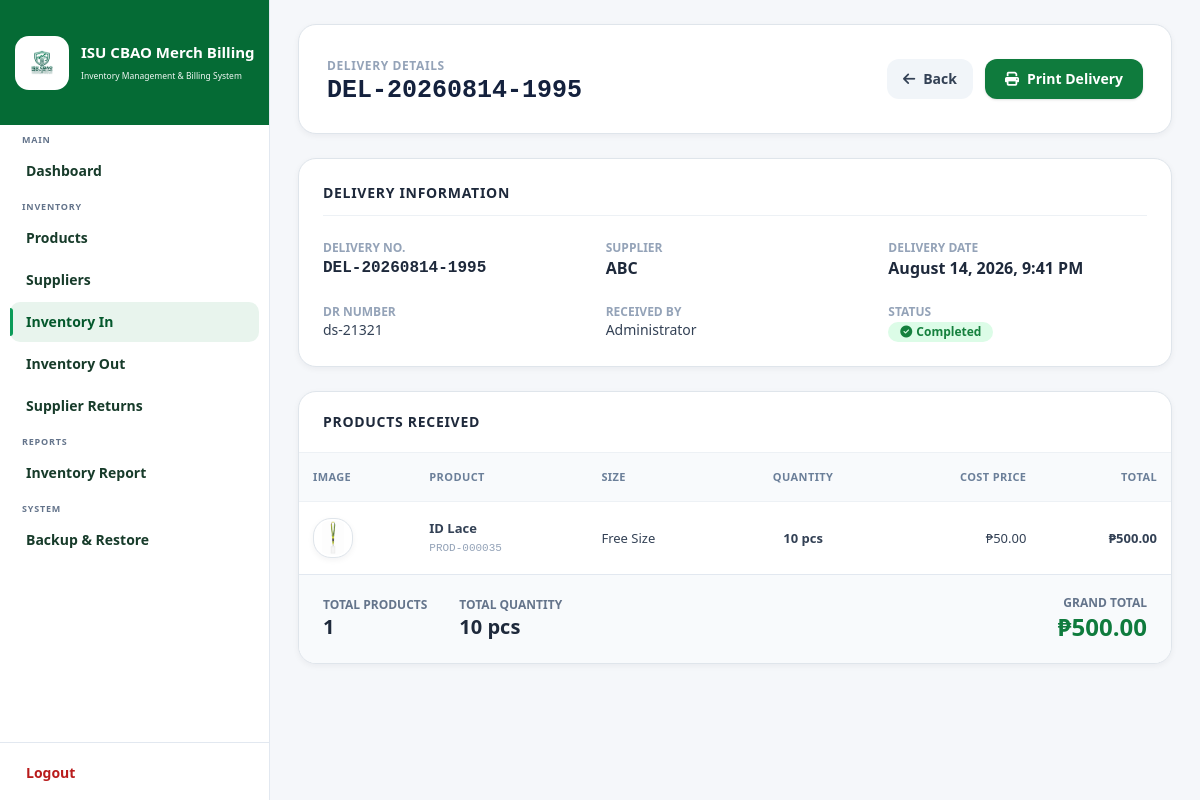
The page /pages/admin/delivery_view.php?id=21 (signed in) on the database its author committed.
### tables this page shows
CREATE TABLE `deliveries` (
  `id` int(11) NOT NULL AUTO_INCREMENT,
  `supplier_id` int(11) DEFAULT NULL,
  `delivery_no` varchar(100) DEFAULT NULL,
  `delivery_date` datetime DEFAULT NULL,
  `received_by` int(11) DEFAULT NULL,
  `status` enum('Pending','Completed') DEFAULT 'Completed',
  `remarks` text DEFAULT NULL,
  `dr_number` varchar(100) DEFAULT NULL,
  PRIMARY KEY (`id`),
  KEY `supplier_id` (`supplier_id`),
  KEY `received_by` (`received_by`),
  CONSTRAINT `deliveries_ibfk_1` FOREIGN KEY (`supplier_id`) REFERENCES `suppliers` (`id`),
  CONSTRAINT `deliveries_ibfk_2` FOREIGN KEY (`received_by`) REFERENCES `users` (`id`) ON DELETE SET NULL
);

CREATE TABLE `suppliers` (
  `id` int(11) NOT NULL AUTO_INCREMENT,
  `supplier_name` varchar(150) NOT NULL,
  `contact_person` varchar(100) DEFAULT NULL,
  `contact_number` varchar(20) DEFAULT NULL,
  `email` varchar(150) DEFAULT NULL,
  `address` text DEFAULT NULL,
  `status` enum('Active','Inactive') DEFAULT 'Active',
  `created_at` timestamp NULL DEFAULT current_timestamp(),
  PRIMARY KEY (`id`)
);

CREATE TABLE `delivery_items` (
  `id` int(11) NOT NULL AUTO_INCREMENT,
  `delivery_id` int(11) DEFAULT NULL,
  `product_id` int(11) DEFAULT NULL,
  `quantity` int(11) DEFAULT NULL,
  `cost_price` decimal(10,2) DEFAULT NULL,
  PRIMARY KEY (`id`),
  KEY `delivery_id` (`delivery_id`),
  KEY `product_id` (`product_id`),
  CONSTRAINT `delivery_items_ibfk_1` FOREIGN KEY (`delivery_id`) REFERENCES `deliveries` (`id`),
  CONSTRAINT `delivery_items_ibfk_2` FOREIGN KEY (`product_id`) REFERENCES `products` (`id`)
);

CREATE TABLE `products` (
  `id` int(11) NOT NULL AUTO_INCREMENT,
  `product_code` varchar(50) DEFAULT NULL,
  `product_name` varchar(255) NOT NULL,
  `category` varchar(100) NOT NULL,
  `category_id` int(11) DEFAULT NULL,
  `product_size` varchar(30) DEFAULT NULL,
  `description` text DEFAULT NULL,
  `supplier` varchar(150) DEFAULT NULL,
  `unit_cost` decimal(10,2) DEFAULT NULL,
  `supplier_id` int(11) DEFAULT NULL,
  `unit_price` decimal(10,2) NOT NULL,
  `cost_price` decimal(10,2) DEFAULT 0.00,
  `current_stock` int(11) DEFAULT 0,
  `inventory_value` decimal(12,2) DEFAULT 0.00,
  `reorder_level` int(11) DEFAULT 10,
  `status` enum('Available','Low Stock','Out of Stock') DEFAULT 'Available',
  `front_image` varchar(255) DEFAULT NULL,
  `qr_code` varchar(255) DEFAULT NULL,
  `created_at` timestamp NULL DEFAULT current_timestamp(),
  `updated_at` timestamp NULL DEFAULT current_timestamp() ON UPDATE current_timestamp(),
  `updated_by` int(11) DEFAULT NULL,
  PRIMARY KEY (`id`),
  UNIQUE KEY `product_code` (`product_code`),
  UNIQUE KEY `unique_product_size` (`product_name`,`product_size`),
  KEY `fk_product_category` (`category_id`),
  KEY `fk_product_supplier` (`supplier_id`),
  KEY `fk_product_updatedby` (`updated_by`),
  CONSTRAINT `fk_product_category` FOREIGN KEY (`category_id`) REFERENCES `categories` (`id`),
  CONSTRAINT `fk_product_supplier` FOREIGN KEY (`supplier_id`) REFERENCES `suppliers` (`id`),
  CONSTRAINT `fk_product_updatedby` FOREIGN KEY (`updated_by`) REFERENCES `users` (`id`) ON DELETE SET NULL
);

### pages/admin/delivery_view.php (the view, shortened to what this page needs)
<?php
require_once "../../config/database.php";
$delivery_id = (int)($_GET['id'] ?? 0);
$deliveryQuery = "
    SELECT
        d.*,
        s.supplier_name,
        COALESCE(
            NULLIF(CONCAT(TRIM(u.firstname), ' ', TRIM(u.lastname)), ' '),
            u.username,
            'Administrator'
        ) AS received_by_name
    FROM deliveries d
    LEFT JOIN suppliers s ON d.supplier_id = s.id
    LEFT JOIN users u ON d.received_by = u.id
    WHERE d.id = ?
";
$stmt = mysqli_prepare($conn, $deliveryQuery);
mysqli_stmt_bind_param($stmt, "i", $delivery_id);
mysqli_stmt_execute($stmt);
$deliveryResult = mysqli_stmt_get_result($stmt);
$delivery = mysqli_fetch_assoc($deliveryResult);
$itemsQuery = "
    SELECT
        di.*,
        p.product_code,
        p.product_name,
        p.product_size,
        p.front_image,
        p.category
    FROM delivery_items di
    LEFT JOIN products p ON di.product_id = p.id
    WHERE di.delivery_id = ?
";
$stmtItems = mysqli_prepare($conn, $itemsQuery);
mysqli_stmt_bind_param($stmtItems, "i", $delivery_id);
mysqli_stmt_execute($stmtItems);
$itemsResult = mysqli_stmt_get_result($stmtItems);
$items = [];
$totalQty = 0;
$grandTotal = 0.00;
while ($item = mysqli_fetch_assoc($itemsResult)) {
    $itemTotal = $item['quantity'] * $item['cost_price'];
    $totalQty += $item['quantity'];
    $grandTotal += $itemTotal;
    $items[] = $item;
}
?>
<!DOCTYPE html>
<html lang="en">
<head>
    <script src="https://cdn.tailwindcss.com?plugins=forms"></script>
    <link rel="stylesheet" href="https://cdnjs.cloudflare.com/ajax/libs/font-awesome/6.4.0/css/all.min.css">
</head>
<body class="bg-slate-50 font-sans text-slate-800">
<?php include "sidebar.php"; ?>
<main class="ml-0 md:ml-[270px] min-h-screen bg-[#f5f7fb] px-4 py-2 md:px-5 md:py-3 transition-all duration-300">
    <div class="space-y-6 max-w-5xl mx-auto">
        <div class="flex flex-col sm:flex-row justify-between items-start sm:items-center gap-4 bg-white p-6 rounded-2xl shadow-sm border border-slate-200">
            <div>
                <span class="text-xs uppercase tracking-wider font-bold text-slate-400">Delivery Details</span>
                <h1 class="text-2xl font-extrabold text-slate-900 tracking-tight font-mono mt-0.5"><?= htmlspecialchars($delivery['delivery_no']); ?></h1>
            </div>
            <div class="flex items-center gap-3">
                <a href="inventory_indeliveries.php" class="bg-slate-100 hover:bg-slate-200 text-slate-700 px-4 py-2.5 rounded-xl font-bold text-sm transition flex items-center gap-2">
                    <i class="fa-solid fa-arrow-left"></i> Back
                </a>
                <button onclick="window.open('delivery_print.php?id=<?= $delivery['id']; ?>', '_blank')" class="bg-[#0f7b3d] hover:bg-[#15803d] text-white px-5 py-2.5 rounded-xl font-bold text-sm shadow transition flex items-center gap-2">
                    <i class="fa-solid fa-print"></i> Print Delivery
                </button>
            </div>
        </div>
        <div class="bg-white rounded-2xl shadow-sm border border-slate-200 p-6 space-y-6">
            <h2 class="text-sm font-bold text-slate-800 uppercase tracking-wider border-b border-slate-100 pb-3">Delivery Information</h2>
            <div class="grid grid-cols-1 md:grid-cols-3 gap-6 text-sm">
                <div>
                    <span class="block text-xs uppercase font-semibold text-slate-400">Delivery No.</span>
                    <span class="font-mono font-bold text-slate-800 text-base"><?= htmlspecialchars($delivery['delivery_no']); ?></span>
                </div>
                <div>
                    <span class="block text-xs uppercase font-semibold text-slate-400">Supplier</span>
                    <span class="font-bold text-slate-800 text-base"><?= htmlspecialchars($delivery['supplier_name'] ?? 'N/A'); ?></span>
                </div>
                <div>
                    <span class="block text-xs uppercase font-semibold text-slate-400">Delivery Date</span>
                    <span class="font-bold text-slate-800 text-base"><?= date('F j, Y, g:i A', strtotime($delivery['delivery_date'])); ?></span>
                </div>
                <div>
                    <span class="block text-xs uppercase font-semibold text-slate-400">DR Number</span>
                    <span class="font-medium text-slate-700"><?= !empty($delivery['dr_number']) ? htmlspecialchars($delivery['dr_number']) : 'None'; ?></span>
                </div>
                <div>
                    <span class="block text-xs uppercase font-semibold text-slate-400">Received By</span>
                    <span class="font-medium text-slate-700"><?= ucwords(strtolower($delivery['received_by_name'])); ?></span>
                </div>
                <div>
                    <span class="block text-xs uppercase font-semibold text-slate-400">Status</span>
                    <span class="inline-flex items-center px-3 py-0.5 rounded-full bg-green-100 text-green-700 text-xs font-bold mt-0.5">
                        <i class="fa-solid fa-circle-check mr-1"></i> <?= htmlspecialchars($delivery['status'] ?? 'Completed'); ?>
                    </span>
                </div>
            </div>
        </div>
        <div class="bg-white rounded-2xl shadow-sm border border-slate-200 overflow-hidden">
            <div class="px-6 py-5 border-b border-slate-100">
                <h2 class="text-sm font-bold text-slate-800 uppercase tracking-wider">Products Received</h2>
            </div>
            <div class="overflow-x-auto">
                <table class="min-w-full text-left border-collapse">
                    <thead class="bg-slate-50 text-[11px] uppercase tracking-wider text-slate-500 border-b border-slate-200">
                        <tr>
                            <th class="px-6 py-3 font-semibold">Image</th>
                            <th class="px-6 py-3 font-semibold">Product</th>
                            <th class="px-6 py-3 font-semibold">Size</th>
                            <th class="px-6 py-3 font-semibold text-center">Quantity</th>
                            <th class="px-6 py-3 font-semibold text-right">Cost Price</th>
                            <th class="px-6 py-3 font-semibold text-right">Total</th>
                        </tr>
                    </thead>
                    <tbody class="divide-y divide-slate-100 text-sm">
                        <?php if (empty($items)): ?>
                            <tr>
                                <td colspan="6" class="text-center py-12 text-slate-400">No items recorded for this delivery.</td>
                            </tr>
                        <?php else: ?>
                            <?php foreach ($items as $item): ?>
                                <tr class="hover:bg-slate-50 transition">
                                    <td class="px-6 py-3">
                                        <img src="<?= !empty($item['front_image']) ? '../../' . htmlspecialchars($item['front_image']) : '../../assets/images/no-image.png'; ?>" class="w-10 h-10 rounded-xl object-contain bg-white border border-slate-200 p-0.5">
                                    </td>
                                    <td class="px-6 py-3 font-bold text-slate-800">
                                        <?= htmlspecialchars($item['product_name'] ?? 'Unknown Product'); ?>
                                        <span class="block text-[11px] font-mono text-slate-400 font-normal"><?= htmlspecialchars($item['product_code'] ?? ''); ?></span>
                                    </td>
                                    <td class="px-6 py-3 text-slate-600 font-medium"><?= htmlspecialchars($item['product_size'] ?? 'Standard'); ?></td>
                                    <td class="px-6 py-3 text-center font-bold text-slate-700"><?= (int)$item['quantity']; ?> pcs</td>
                                    <td class="px-6 py-3 text-right text-slate-600">₱<?= number_format((float)$item['cost_price'], 2); ?></td>
                                    <td class="px-6 py-3 text-right font-bold text-[#0f7b3d]">₱<?= number_format((float)($item['quantity'] * $item['cost_price']), 2); ?></td>
                                </tr>
                            <?php endforeach; ?>
                        <?php endif; ?>
                    </tbody>
                </table>
            </div>
            <div class="bg-slate-50 px-6 py-5 border-t border-slate-200 flex flex-col sm:flex-row justify-between items-center gap-4 text-sm">
                <div class="flex items-center gap-8">
                    <div>
                        <span class="block text-xs uppercase font-semibold text-slate-500">Total Products</span>
                        <span class="font-bold text-xl text-slate-800"><?= count($items); ?></span>
                    </div>
                    <div>
                        <span class="block text-xs uppercase font-semibold text-slate-500">Total Quantity</span>
                        <span class="font-bold text-xl text-slate-800"><?= number_format($totalQty); ?> pcs</span>
                    </div>
                </div>
                <div>
                    <span class="block text-xs uppercase font-semibold text-slate-500 text-right">Grand Total</span>
                    <span class="text-2xl font-extrabold text-[#0f7b3d]">₱<?= number_format($grandTotal, 2); ?></span>
                </div>
            </div>
        </div>
    </div>
</main>
</body>
</html>

### assets/css/admin-design.css (style rules this page uses)
:root { --admin-sidebar-width: 270px; --admin-green: #056b35; --admin-green-dark: #04582c; --admin-green-soft: #e8f4ed; --admin-bg: #f5f7fa; --admin-surface: #ffffff; --admin-text: #14213d; --admin-muted: #58708f; --admin-border: #dfe5eb; --admin-border-soft: #edf1f5; --admin-shadow: 0 2px 6px rgba(15, 23, 42, 0.05); --admin-radius-lg: 18px; --admin-radius-md: 16px; --admin-control-border: #d8e0e8; }
html, body { background: var(--admin-bg); color: var(--admin-text); }
body > main, main.report-main { margin-left: var(--admin-sidebar-width) !important; width: calc(100% - var(--admin-sidebar-width)) !important; min-height: 100vh; padding: 24px 28px 40px !important; background: var(--admin-bg) !important; }
main > .max-w-7xl, main > .max-w-6xl, main > .max-w-5xl, main > .page-wrap, main > .space-y-6, .report-main > .report-container { width: 100% !important; max-width: 100% !important; margin: 0 auto !important; }
.page-section, main > .max-w-7xl > * + *, main > .max-w-6xl > * + *, main > .max-w-5xl > * + *, main > .page-wrap > * + *, main > .space-y-6 > * + *, .report-container > * + * { margin-top: 22px; }
.space-y-6 > .flex:has(h1), .max-w-7xl > .flex:has(h1), .max-w-6xl > .flex:has(h1), .max-w-5xl > .flex:has(h1) { width: 100% !important; min-height: 110px; padding: 24px 28px !important; background: var(--admin-surface) !important; border: 1px solid var(--admin-border) !important; border-radius: var(--admin-radius-lg) !important; box-shadow: var(--admin-shadow) !important; align-items: center !important; justify-content: space-between !important; gap: 18px !important; }
.page-header h1, .page-title, main h1.text-2xl, main h1.text-3xl { margin: 0; color: var(--admin-text) !important; font-size: 25px !important; line-height: 1.2 !important; font-weight: 700 !important; letter-spacing: 0 !important; }
.content-card, .table-panel, .panel, main .bg-white.rounded-2xl, main .bg-white.rounded-xl, main .bg-white.border, main .bg-white.shadow-sm { background: var(--admin-surface) !important; border: 1px solid var(--admin-border) !important; border-radius: var(--admin-radius-lg) !important; box-shadow: var(--admin-shadow) !important; }
.card-header, .content-card > .card-header, .table-panel > .card-header, main .border-b { border-color: var(--admin-border-soft) !important; }
.table-wrap, .table-scroll, main .overflow-x-auto { overflow-x: auto; }
main table, .table, .report-table { width: 100%; border-collapse: collapse !important; }
main table thead th, .table thead th, .report-table th { height: 48px; padding: 14px !important; background: #f8fafc !important; color: #6b7f99 !important; font-size: 11px !important; font-weight: 700 !important; text-transform: uppercase; letter-spacing: 0.4px; border-bottom: 1px solid var(--admin-border-soft) !important; white-space: nowrap; }
main table tbody td, .table tbody td, .report-table td { min-height: 68px; padding: 16px 14px !important; color: #334155 !important; font-size: 13px !important; border-top: 1px solid var(--admin-border-soft) !important; vertical-align: middle; }

### pages/admin/delivery_view.php (style rules this page uses)
a { text-decoration: none !important; }

### rows shown on the page
deliveries: delivery_no "DEL-20260814-1995", supplier.supplier_name "ABC", delivery_date "August 14, 2026, 9:41 PM", dr_number "ds-21321", status "Completed"
delivery_items: product.front_image (picture), product.product_name "ID Lace", product.product_code "PROD-000035", product.product_size "Free Size", quantity "10", cost_price "50.00", $item['quantity'] * $item['cost_price'] "500.00"

### other values the page prints
$delivery['received_by_name'] "Administrator"
count($items) "1"
$totalQty "10"
$grandTotal "500.00"
